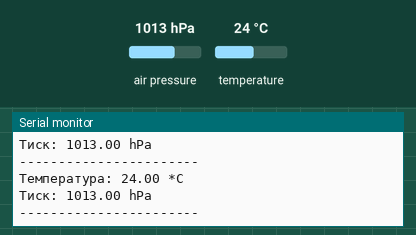
Recording of a sketch running on a simulated Arduino Uno, built with avr-gcc and run on an emulated ATmega328P. Shown: the last lines printed to the serial monitor. Inputs (shaded band) come from the test bench; at power-on: air pressure 1013 hPa, temperature 24 °C.

Above: at 2.8 s.
2.9 s: air pressure set to 952 hPa
At 4.8 s:
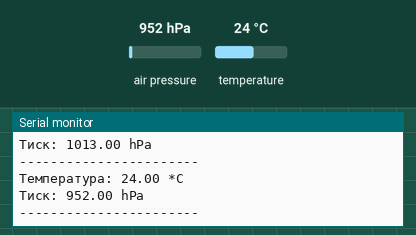
5.6 s: temperature set to 12 °C
At 6.4 s:
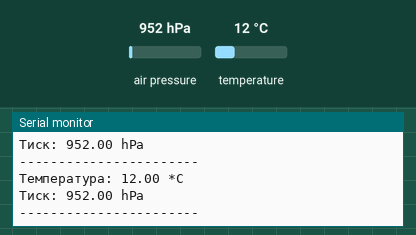
8.3 s: air pressure set to 975 hPa
At 11.0 s:
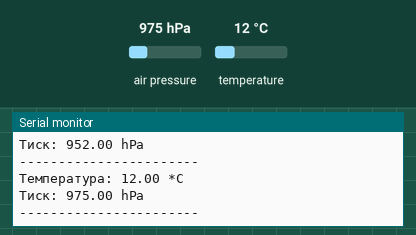
Timing chart, 0 to 12.5 s (numbered marks = the images above; inputs shaded):
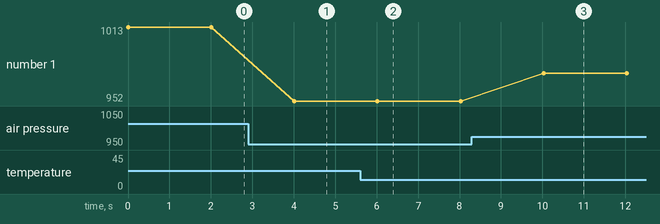

Measured:
- after the input at 2.9 s, the serial monitor: prints a new line after 1.1 s (image 1)
- after the input at 5.6 s, the serial monitor: prints a new line after 0.42 s (image 2)
- after the input at 8.3 s, the serial monitor: prints a new line after 1.7 s (image 3)
- plotted number 1: 1013 → 952 after the input at 2.9 s, 952 → 975 after the input at 8.3 s

The sketch:

lab2.3.ino
```cpp
#include <SPI.h>
#include <Adafruit_BMP280.h>

// Визначаємо пін CS (Chip Select)
#define BMP_CS 5

// Створюємо об'єкт для роботи через апаратний SPI
Adafruit_BMP280 bmp(BMP_CS);

void setup() {
  Serial.begin(115200);
  Serial.println("Тестування SPI з одним BMP280...");

  // Ініціалізація датчика
  if (!bmp.begin()) {
    Serial.println("Помилка! Датчик не знайдено.");
    Serial.println("Перевірте підключення: CS->5, SCK->18, MOSI->23, MISO->19");
    while (1);
  }
  Serial.println("Датчик знайдено успішно!");
}

void loop() {
  // Зчитування даних згідно з завданням
  Serial.print("Температура: ");
  Serial.print(bmp.readTemperature());
  Serial.println(" *C");

  Serial.print("Тиск: ");
  Serial.print(bmp.readPressure() / 100.0F); // Конвертація в гПа
  Serial.println(" hPa");

  Serial.println("-----------------------");
  delay(2000);
}
```
